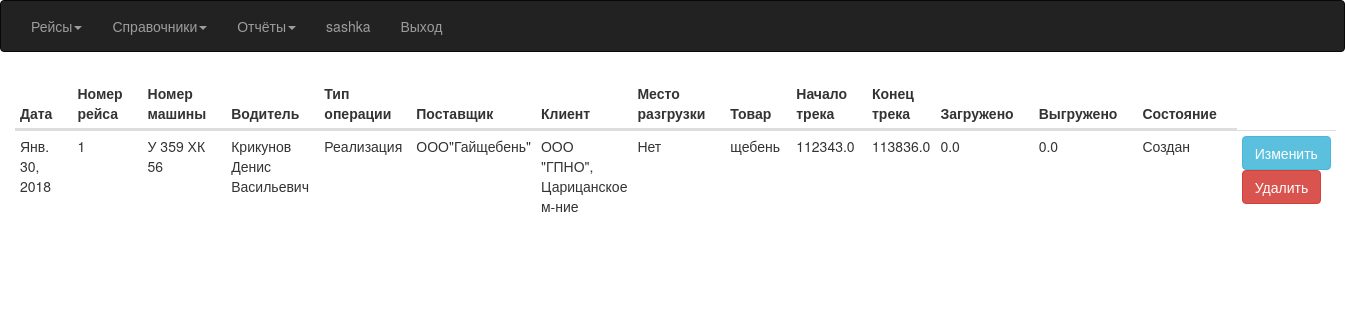
/RaceAll (signed in), run on an earlier commit of the app's database.
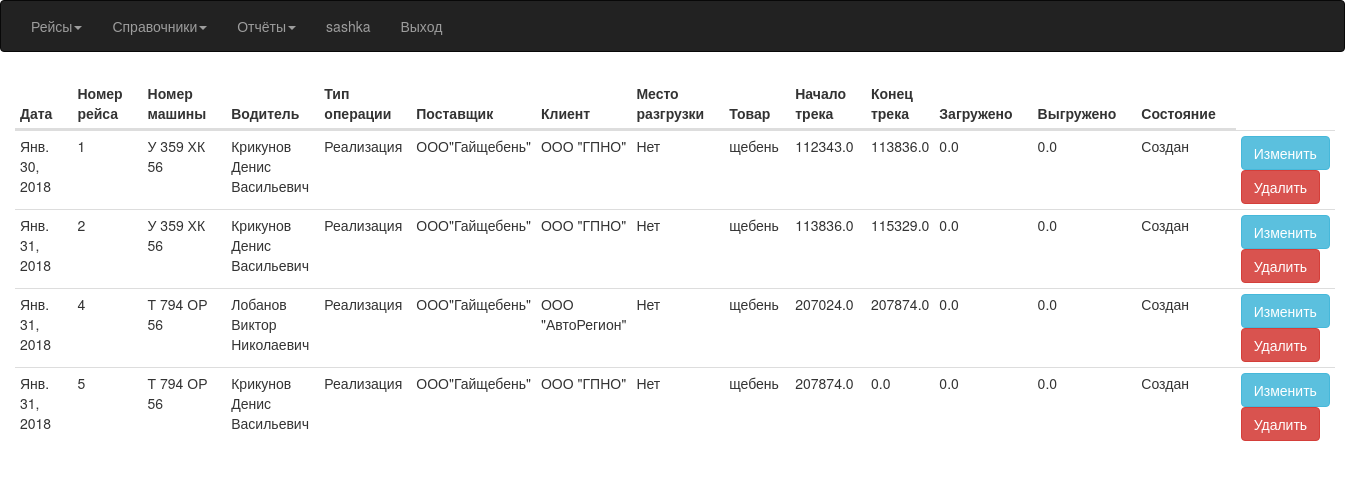
And on a later commit of the database.
### Avtoregion/models.py (models this page shows, shortened)
class Race(models.Model):
    CREATE = 'Создан'
    LOAD = 'Загружен'
    UNLOAD = 'Выгружен'
    FINISH = 'Закончен'
    END = 'Проведен'
    ACCIDENT = 'Авария'
    STATE = (
        (CREATE, 'Создан'),
        (LOAD, 'Зазгружен'),
        (UNLOAD, 'Выгружен'),
        (FINISH, 'Закончена'),
        (END, 'Проведена'),
        (ACCIDENT, 'Авария'),
    )
    TYPE = (
        ('Реализация', 'Реализация'),
        ('Услуга', 'Услуга')
    )
    id_race = models.AutoField(primary_key=True)
    race_date = models.DateField(default=date.today)
    car = models.ForeignKey(Car)
    driver = models.ForeignKey(Driver)
    type_ship = models.CharField(default=TYPE[0], choices=TYPE, max_length=10)
    supplier = models.ForeignKey(Supplier)
    customer = models.ForeignKey(Customer)
    shipment = models.ForeignKey(Shipment, null=True, blank=True)
    product = models.ForeignKey(Product)
    mediator = models.ForeignKey(Mediator, null=True, blank=True)
    s_milage = models.FloatField(default=0)
    e_milage = models.FloatField(default=0)
    weight_load = models.FloatField(default=0)
    weight_unload = models.FloatField(default=0)
    comm = models.TextField(null=True, blank=True)
    state = models.CharField(default=STATE[0], choices=STATE, max_length=9)
    gas_start = models.DecimalField(max_digits=5, decimal_places=0, default=0)
    gas_end = models.DecimalField(max_digits=5, decimal_places=0, default=0)
    gas_given = models.DecimalField(max_digits=5, decimal_places=0, default=0)
    shoulder = models.FloatField(default=0)
    create_time = models.DateTimeField(auto_now=True)

class Car(models.Model):
    id_car = models.AutoField(primary_key=True)
    number = models.CharField(max_length=11, unique=True, verbose_name='Номер машины')
    pts = models.CharField(max_length=10, null=True, blank=True, verbose_name='ПТС')
    brand = models.CharField(max_length=20, default='Scania')
    garage_number = models.DecimalField(max_digits=10, decimal_places=0, max_length=5, blank=True, default=0)
    trailer = models.ForeignKey(Trailer, blank=True, null=True)
    mediator = models.ForeignKey(Mediator, blank=True, null=True)
    def __str__(self):
        return '%s' % self.number

class Driver(models.Model):
    id_driver = models.AutoField(primary_key=True)
    name = models.CharField(max_length=50, verbose_name='Водитель')
    full_name = models.CharField(max_length=100, blank=True)
    driver_card = models.CharField(max_length=50, blank=True)
    personnel_number = models.DecimalField(decimal_places=0, max_digits=10, blank=True, default=0)
    date_med = models.DateField(blank=True)
    def __str__(self):
        return '%s' % self.name

class Supplier(models.Model):
    id_supplier = models.AutoField(primary_key=True)
    name = models.CharField(max_length=256, verbose_name='Поставщик')
    address = models.CharField(max_length=256, blank=True)
    inn = models.DecimalField(max_digits=12, decimal_places=0, unique=True, null=True, blank=True, verbose_name='ИНН')
    def __str__(self):
        return '%s' % self.name

class Customer(models.Model):
    id_customer = models.AutoField(primary_key=True)
    name = models.CharField(max_length=256, verbose_name='Клиент')
    address = models.CharField(max_length=256, blank=True)
    inn = models.DecimalField(max_digits=12, decimal_places=0, unique=True, null=True, blank=True, verbose_name='ИНН')
    def __str__(self):
        return '%s' % self.name

class Product(models.Model):
    id_product = models.AutoField(primary_key=True)
    name = models.CharField(max_length=20, verbose_name='Название')
    fraction = models.CharField(max_length=10, verbose_name='Фракция', blank=True)
    def __str__(self):
        return '%s' % self.name

### Avtoregion/views.py (the view)
# urls.py: url(r'^RaceAll$', views.RaceAllList.as_view(), name='RaceAll'),
class RaceAllList(LoginRequiredMixin, ListView):
    model = Race
    template_name = 'race.html'
    context_object_name = 'qRace'
    paginate_by = 7
    queryset = Race.objects.order_by('id_race')

### templates/race.html (shortened to what this page needs)
{% extends "index.html" %}
{% load static %}
{% block content %}
<link rel="stylesheet" href="{% static "css/datatables.min.css" %}">
<div class="container-fluid">
 {% if qRace%}
	 <table id="race" class="table table-hover table-condensed table-responsive">
		 <thead>
       <th>Дата</th>
			 <th>Номер рейса</th>
			 <th>Номер машины</th>
			 <th>Водитель</th>
			 <th>Тип операции</th>
			 <th>Поставщик</th>
			 <th>Клиент</th>
			 <th>Место разгрузки</th>
			 <th>Товар</th>
			 <th>Начало трека</th>
			 <th>Конец трека</th>
			 <th>Загружено</th>
			 <th>Выгружено</th>
			 <th>Состояние</th>
		 </thead>
	 {% for q in qRace%}
         <tbody>
	    <tr>
         <td>
            {{ q.race_date }}
         </td>
		 <td>
			{{ q.id_race }}
		 </td>
		 <td>
			{{ q.car}}
		 </td>
			<td>
				{{ q.driver}}
			</td>
			<td>
				{{ q.type_ship}}
			</td>
		  <td>
			  {{ q.supplier}}
		  </td>
		  <td>
			  {{ q.customer}}
		  </td>
		  <td>
			  {{ q.shipment|default_if_none:"Нет"}}
		  </td>
		  <td>
			  {{ q.product}}
		  </td>
		  <td>
			  {{ q.s_milage}}
		  </td>
		  <td>
			  {{ q.e_milage}}
		  </td>
		  <td>
			  {{ q.weight_load}}
		  </td>
		  <td>
			  {{ q.weight_unload}}
		  </td>
		  <td>
			  {{ q.state}}
		  </td>
		 <td>
			<form action="{% url 'RaceUpdate' q.pk%}">
              <button class="btn btn-info">Изменить</button>
			</form>
			 <form action="{% url 'RaceDelete'%}" method="post">
			        <button class="btn btn-danger delete-confirmation">Удалить</button>
		  </form>
	     </td>
	    </tr>
     </tbody>
	 {% endfor %}
	 </table>
 {% endif %}
</div>
{% endblock %}

What changed in the data, as far as the page shows it:
changed through a linked row, Race "Янв. 30, 2018": customer "ООО \"ГПНО\", Царицанское м-ние" → "ООО \"ГПНО\""
added Race: race_date "Янв. 31, 2018", id_race "2", car "У 359 ХК 56", driver "Крикунов Денис Васильевич", type_ship "Реализация", supplier "ООО\"Гайщебень\"", customer "ООО \"ГПНО\"", shipment "Нет", product "щебень", s_milage "113836.0", e_milage "115329.0", weight_load "0.0", weight_unload "0.0", state "Создан"
added Race: race_date "Янв. 31, 2018", id_race "4", car "Т 794 ОР 56", driver "Лобанов Виктор Николаевич", type_ship "Реализация", supplier "ООО\"Гайщебень\"", customer "ООО \"АвтоРегион\"", shipment "Нет", product "щебень", s_milage "207024.0", e_milage "207874.0", weight_load "0.0", weight_unload "0.0", state "Создан"
added Race: race_date "Янв. 31, 2018", id_race "5", car "Т 794 ОР 56", driver "Крикунов Денис Васильевич", type_ship "Реализация", supplier "ООО\"Гайщебень\"", customer "ООО \"ГПНО\"", shipment "Нет", product "щебень", s_milage "207874.0", e_milage "0.0", weight_load "0.0", weight_unload "0.0", state "Создан"
